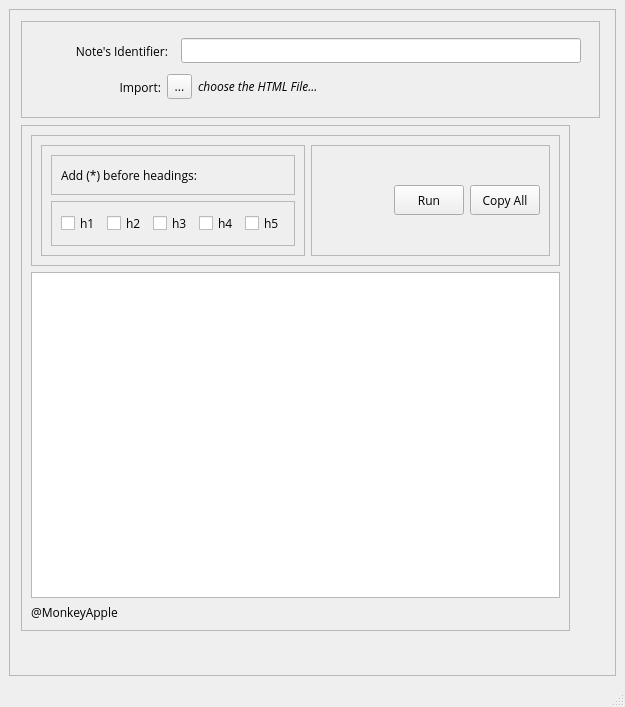
<?xml version="1.0" encoding="UTF-8"?>
<ui version="4.0">
 <class>MainWindow</class>
 <widget class="QMainWindow" name="MainWindow">
  <property name="geometry">
   <rect>
    <x>0</x>
    <y>0</y>
    <width>625</width>
    <height>707</height>
   </rect>
  </property>
  <property name="windowTitle">
   <string>TOC Generator-v1.0</string>
  </property>
  <widget class="QWidget" name="centralwidget">
   <property name="font">
    <font>
     <family>Open Sans</family>
    </font>
   </property>
   <layout class="QGridLayout" name="gridLayout_7">
    <item row="0" column="0">
     <widget class="QFrame" name="frame">
      <property name="minimumSize">
       <size>
        <width>0</width>
        <height>0</height>
       </size>
      </property>
      <property name="maximumSize">
       <size>
        <width>16777215</width>
        <height>16777215</height>
       </size>
      </property>
      <property name="frameShape">
       <enum>QFrame::StyledPanel</enum>
      </property>
      <property name="frameShadow">
       <enum>QFrame::Raised</enum>
      </property>
      <widget class="QFrame" name="frame_6">
       <property name="geometry">
        <rect>
         <x>12</x>
         <y>12</y>
         <width>579</width>
         <height>97</height>
        </rect>
       </property>
       <property name="minimumSize">
        <size>
         <width>0</width>
         <height>0</height>
        </size>
       </property>
       <property name="maximumSize">
        <size>
         <width>16777215</width>
         <height>16777215</height>
        </size>
       </property>
       <property name="frameShape">
        <enum>QFrame::StyledPanel</enum>
       </property>
       <property name="frameShadow">
        <enum>QFrame::Raised</enum>
       </property>
       <layout class="QGridLayout" name="gridLayout">
        <item row="0" column="0">
         <layout class="QVBoxLayout" name="verticalLayout_3">
          <item>
           <layout class="QHBoxLayout" name="horizontalLayout_9">
            <item>
             <widget class="QLabel" name="label_3">
              <property name="minimumSize">
               <size>
                <width>130</width>
                <height>30</height>
               </size>
              </property>
              <property name="maximumSize">
               <size>
                <width>130</width>
                <height>30</height>
               </size>
              </property>
              <property name="font">
               <font>
                <family>Open Sans</family>
                <weight>50</weight>
                <bold>false</bold>
               </font>
              </property>
              <property name="text">
               <string>Note's Identifier:</string>
              </property>
              <property name="alignment">
               <set>Qt::AlignRight|Qt::AlignTrailing|Qt::AlignVCenter</set>
              </property>
             </widget>
            </item>
            <item>
             <widget class="QLineEdit" name="identifier">
              <property name="minimumSize">
               <size>
                <width>400</width>
                <height>0</height>
               </size>
              </property>
              <property name="maximumSize">
               <size>
                <width>400</width>
                <height>16777215</height>
               </size>
              </property>
             </widget>
            </item>
           </layout>
          </item>
          <item>
           <layout class="QHBoxLayout" name="horizontalLayout">
            <item>
             <widget class="QLabel" name="label">
              <property name="enabled">
               <bool>true</bool>
              </property>
              <property name="minimumSize">
               <size>
                <width>130</width>
                <height>30</height>
               </size>
              </property>
              <property name="maximumSize">
               <size>
                <width>130</width>
                <height>30</height>
               </size>
              </property>
              <property name="layoutDirection">
               <enum>Qt::LeftToRight</enum>
              </property>
              <property name="text">
               <string>Import:</string>
              </property>
              <property name="alignment">
               <set>Qt::AlignRight|Qt::AlignTrailing|Qt::AlignVCenter</set>
              </property>
             </widget>
            </item>
            <item>
             <widget class="QToolButton" name="htmlDir">
              <property name="minimumSize">
               <size>
                <width>25</width>
                <height>25</height>
               </size>
              </property>
              <property name="maximumSize">
               <size>
                <width>25</width>
                <height>25</height>
               </size>
              </property>
              <property name="text">
               <string>...</string>
              </property>
             </widget>
            </item>
            <item>
             <widget class="QLabel" name="label_htmlDir">
              <property name="minimumSize">
               <size>
                <width>375</width>
                <height>30</height>
               </size>
              </property>
              <property name="maximumSize">
               <size>
                <width>375</width>
                <height>30</height>
               </size>
              </property>
              <property name="font">
               <font>
                <italic>true</italic>
               </font>
              </property>
              <property name="mouseTracking">
               <bool>false</bool>
              </property>
              <property name="text">
               <string>choose the HTML File...</string>
              </property>
              <property name="textInteractionFlags">
               <set>Qt::LinksAccessibleByMouse|Qt::TextSelectableByMouse</set>
              </property>
             </widget>
            </item>
            <item>
             <spacer name="horizontalSpacer_2">
              <property name="orientation">
               <enum>Qt::Horizontal</enum>
              </property>
              <property name="sizeHint" stdset="0">
               <size>
                <width>40</width>
                <height>20</height>
               </size>
              </property>
             </spacer>
            </item>
           </layout>
          </item>
         </layout>
        </item>
       </layout>
      </widget>
      <widget class="QFrame" name="frame_3">
       <property name="geometry">
        <rect>
         <x>12</x>
         <y>116</y>
         <width>549</width>
         <height>506</height>
        </rect>
       </property>
       <property name="minimumSize">
        <size>
         <width>0</width>
         <height>0</height>
        </size>
       </property>
       <property name="maximumSize">
        <size>
         <width>16777215</width>
         <height>16777215</height>
        </size>
       </property>
       <property name="frameShape">
        <enum>QFrame::StyledPanel</enum>
       </property>
       <property name="frameShadow">
        <enum>QFrame::Raised</enum>
       </property>
       <layout class="QVBoxLayout" name="verticalLayout_2">
        <item>
         <widget class="QFrame" name="frame_7">
          <property name="frameShape">
           <enum>QFrame::StyledPanel</enum>
          </property>
          <property name="frameShadow">
           <enum>QFrame::Raised</enum>
          </property>
          <layout class="QHBoxLayout" name="horizontalLayout_4">
           <item>
            <widget class="QFrame" name="frame_5">
             <property name="frameShape">
              <enum>QFrame::StyledPanel</enum>
             </property>
             <property name="frameShadow">
              <enum>QFrame::Raised</enum>
             </property>
             <layout class="QVBoxLayout" name="verticalLayout">
              <item>
               <widget class="QFrame" name="frame_8">
                <property name="frameShape">
                 <enum>QFrame::StyledPanel</enum>
                </property>
                <property name="frameShadow">
                 <enum>QFrame::Raised</enum>
                </property>
                <layout class="QHBoxLayout" name="horizontalLayout_5">
                 <item>
                  <widget class="QLabel" name="label_2">
                   <property name="text">
                    <string>Add (*) before headings:</string>
                   </property>
                  </widget>
                 </item>
                 <item>
                  <spacer name="horizontalSpacer_4">
                   <property name="orientation">
                    <enum>Qt::Horizontal</enum>
                   </property>
                   <property name="sizeHint" stdset="0">
                    <size>
                     <width>52</width>
                     <height>20</height>
                    </size>
                   </property>
                  </spacer>
                 </item>
                </layout>
               </widget>
              </item>
              <item>
               <widget class="QFrame" name="frame_4">
                <property name="frameShape">
                 <enum>QFrame::StyledPanel</enum>
                </property>
                <property name="frameShadow">
                 <enum>QFrame::Raised</enum>
                </property>
                <layout class="QHBoxLayout" name="horizontalLayout_2">
                 <item>
                  <widget class="QCheckBox" name="checkh1">
                   <property name="minimumSize">
                    <size>
                     <width>40</width>
                     <height>25</height>
                    </size>
                   </property>
                   <property name="maximumSize">
                    <size>
                     <width>40</width>
                     <height>25</height>
                    </size>
                   </property>
                   <property name="text">
                    <string>h1</string>
                   </property>
                   <property name="checked">
                    <bool>false</bool>
                   </property>
                  </widget>
                 </item>
                 <item>
                  <widget class="QCheckBox" name="checkh2">
                   <property name="minimumSize">
                    <size>
                     <width>40</width>
                     <height>25</height>
                    </size>
                   </property>
                   <property name="maximumSize">
                    <size>
                     <width>40</width>
                     <height>25</height>
                    </size>
                   </property>
                   <property name="text">
                    <string>h2</string>
                   </property>
                   <property name="checked">
                    <bool>false</bool>
                   </property>
                  </widget>
                 </item>
                 <item>
                  <widget class="QCheckBox" name="checkh3">
                   <property name="minimumSize">
                    <size>
                     <width>40</width>
                     <height>25</height>
                    </size>
                   </property>
                   <property name="maximumSize">
                    <size>
                     <width>40</width>
                     <height>25</height>
                    </size>
                   </property>
                   <property name="text">
                    <string>h3</string>
                   </property>
                  </widget>
                 </item>
                 <item>
                  <widget class="QCheckBox" name="checkh4">
                   <property name="minimumSize">
                    <size>
                     <width>40</width>
                     <height>25</height>
                    </size>
                   </property>
                   <property name="maximumSize">
                    <size>
                     <width>40</width>
                     <height>25</height>
                    </size>
                   </property>
                   <property name="text">
                    <string>h4</string>
                   </property>
                  </widget>
                 </item>
                 <item>
                  <widget class="QCheckBox" name="checkh5">
                   <property name="minimumSize">
                    <size>
                     <width>40</width>
                     <height>25</height>
                    </size>
                   </property>
                   <property name="maximumSize">
                    <size>
                     <width>40</width>
                     <height>25</height>
                    </size>
                   </property>
                   <property name="text">
                    <string>h5</string>
                   </property>
                  </widget>
                 </item>
                </layout>
               </widget>
              </item>
             </layout>
            </widget>
           </item>
           <item>
            <widget class="QFrame" name="frame_2">
             <property name="frameShape">
              <enum>QFrame::StyledPanel</enum>
             </property>
             <property name="frameShadow">
              <enum>QFrame::Raised</enum>
             </property>
             <layout class="QHBoxLayout" name="horizontalLayout_3">
              <item>
               <spacer name="horizontalSpacer_3">
                <property name="orientation">
                 <enum>Qt::Horizontal</enum>
                </property>
                <property name="sizeHint" stdset="0">
                 <size>
                  <width>40</width>
                  <height>20</height>
                 </size>
                </property>
               </spacer>
              </item>
              <item>
               <widget class="QPushButton" name="runButton">
                <property name="minimumSize">
                 <size>
                  <width>70</width>
                  <height>30</height>
                 </size>
                </property>
                <property name="maximumSize">
                 <size>
                  <width>70</width>
                  <height>30</height>
                 </size>
                </property>
                <property name="text">
                 <string>Run</string>
                </property>
               </widget>
              </item>
              <item>
               <widget class="QPushButton" name="copyAll">
                <property name="minimumSize">
                 <size>
                  <width>70</width>
                  <height>30</height>
                 </size>
                </property>
                <property name="maximumSize">
                 <size>
                  <width>70</width>
                  <height>30</height>
                 </size>
                </property>
                <property name="text">
                 <string>Copy All</string>
                </property>
               </widget>
              </item>
             </layout>
            </widget>
           </item>
          </layout>
         </widget>
        </item>
        <item>
         <widget class="QTextBrowser" name="textBrowser">
          <property name="minimumSize">
           <size>
            <width>0</width>
            <height>300</height>
           </size>
          </property>
          <property name="maximumSize">
           <size>
            <width>16777215</width>
            <height>16777215</height>
           </size>
          </property>
          <property name="html">
           <string>&lt;!DOCTYPE HTML PUBLIC &quot;-//W3C//DTD HTML 4.0//EN&quot; &quot;http://www.w3.org/TR/REC-html40/strict.dtd&quot;&gt;
&lt;html&gt;&lt;head&gt;&lt;meta name=&quot;qrichtext&quot; content=&quot;1&quot; /&gt;&lt;style type=&quot;text/css&quot;&gt;
p, li { white-space: pre-wrap; }
&lt;/style&gt;&lt;/head&gt;&lt;body style=&quot; font-family:'Open Sans'; font-size:9.07563pt; font-weight:400; font-style:normal;&quot;&gt;
&lt;p style=&quot;-qt-paragraph-type:empty; margin-top:0px; margin-bottom:0px; margin-left:0px; margin-right:0px; -qt-block-indent:0; text-indent:0px; font-size:9.07563pt;&quot;&gt;&lt;br /&gt;&lt;/p&gt;&lt;/body&gt;&lt;/html&gt;</string>
          </property>
         </widget>
        </item>
        <item>
         <widget class="QLabel" name="gitLink">
          <property name="minimumSize">
           <size>
            <width>110</width>
            <height>0</height>
           </size>
          </property>
          <property name="maximumSize">
           <size>
            <width>110</width>
            <height>16777215</height>
           </size>
          </property>
          <property name="text">
           <string>@MonkeyApple</string>
          </property>
          <property name="openExternalLinks">
           <bool>true</bool>
          </property>
         </widget>
        </item>
       </layout>
      </widget>
     </widget>
    </item>
   </layout>
  </widget>
  <widget class="QStatusBar" name="statusbar">
   <property name="font">
    <font>
     <family>Open Sans</family>
    </font>
   </property>
  </widget>
  <action name="actionMenu">
   <property name="text">
    <string>@MonkeyApple</string>
   </property>
  </action>
 </widget>
 <resources/>
 <connections/>
</ui>
